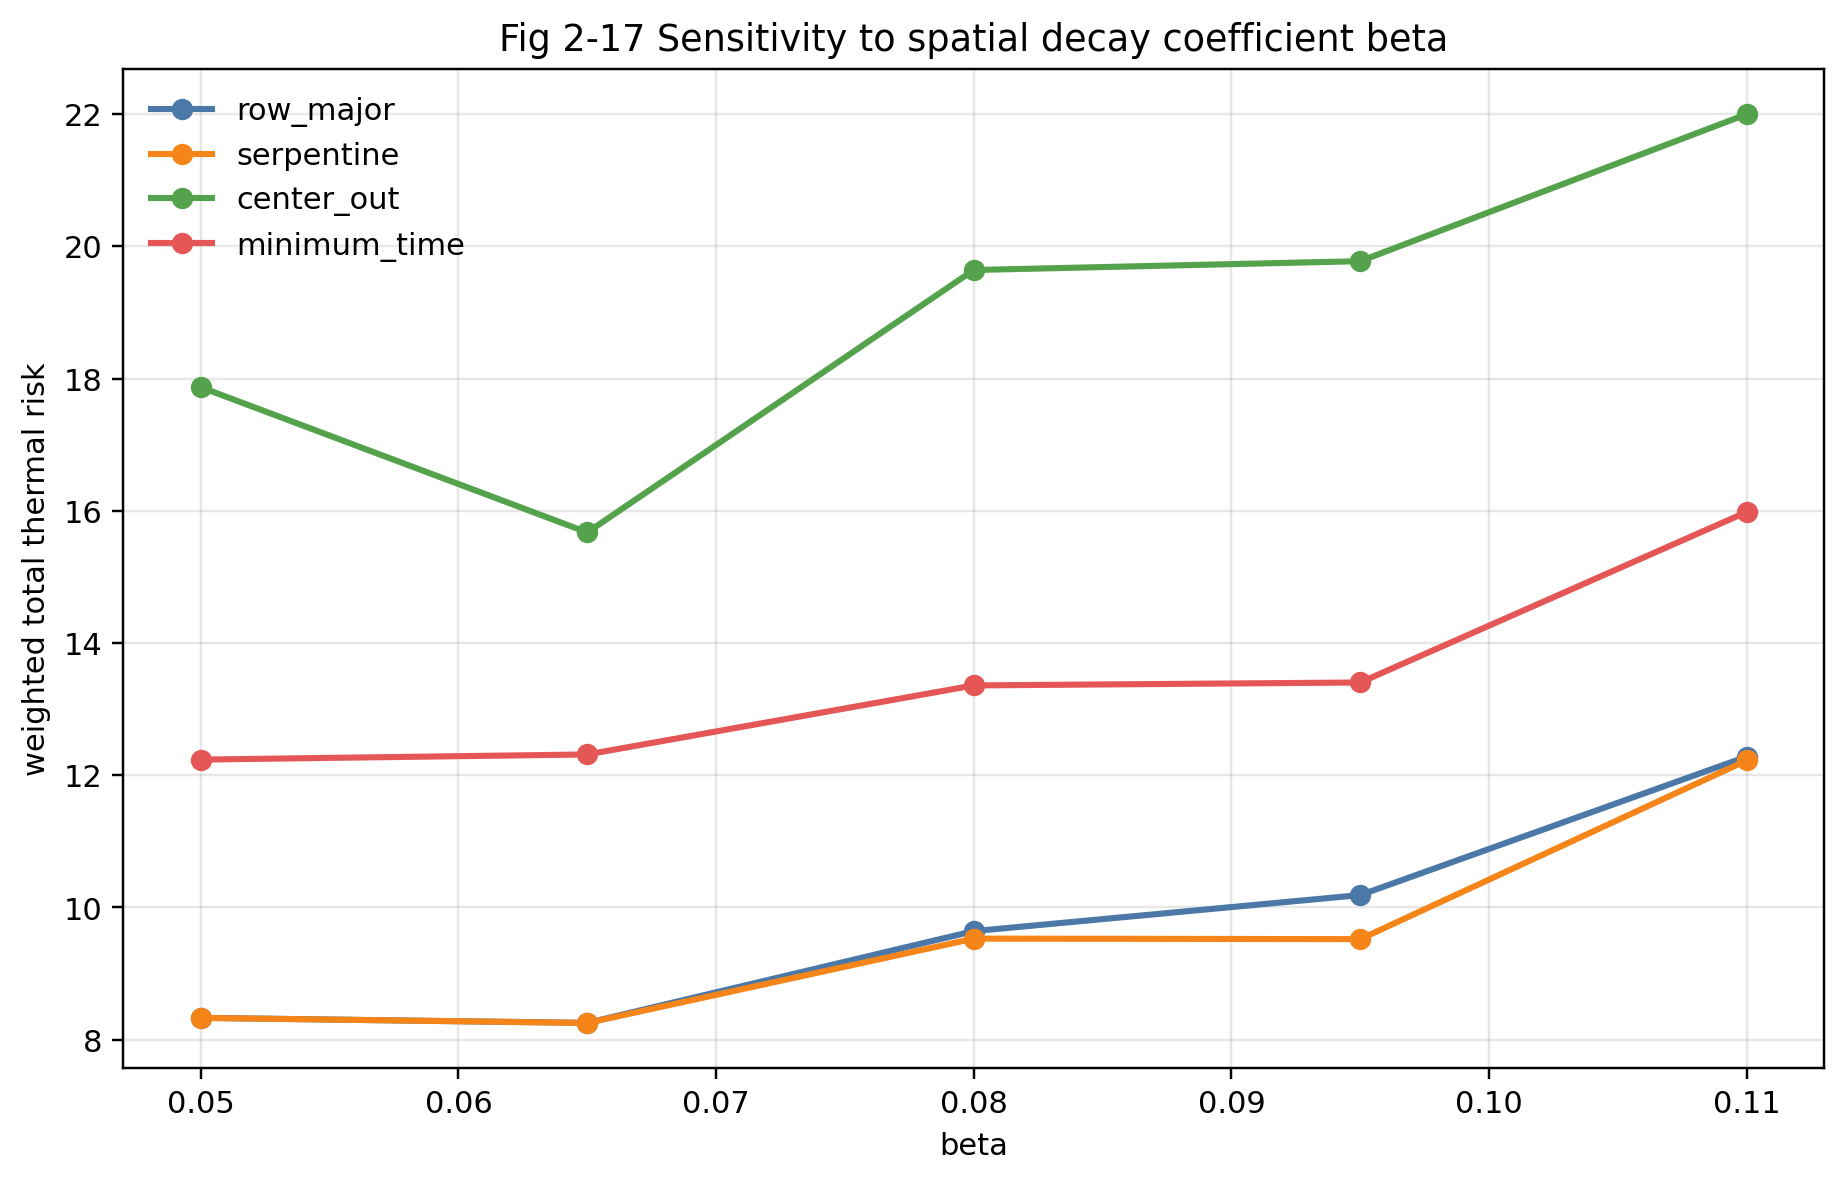

Reproduce this figure in Python.
from __future__ import annotations

import csv
import sys
from pathlib import Path

import matplotlib.pyplot as plt

COMMON_DIR = Path(__file__).resolve().parents[1] / "common"
if str(COMMON_DIR) not in sys.path:
    sys.path.insert(0, str(COMMON_DIR))

from q2_visualization_common import SCHEME_COLORS, SCHEME_ORDER, save_metadata  # noqa: E402


OUTPUT_DIR = Path(__file__).resolve().parent
INPUT_CSV = (
    Path(__file__).resolve().parents[2]
    / "sensitivity_analysis"
    / "model_parameters"
    / "beta"
    / "beta_overall_summary.csv"
)


def load_rows():
    with INPUT_CSV.open("r", encoding="utf-8-sig", newline="") as f:
        return list(csv.DictReader(f))


def main() -> None:
    rows = load_rows()
    x_values = sorted({float(row["parameter_value"]) for row in rows})
    fig, ax = plt.subplots(figsize=(8.5, 5.5))
    for scheme in SCHEME_ORDER:
        ys = [
            next(float(row["weighted_sum_total_risk"]) for row in rows if row["scheme_name"] == scheme and float(row["parameter_value"]) == x)
            for x in x_values
        ]
        ax.plot(x_values, ys, marker="o", linewidth=2, color=SCHEME_COLORS[scheme], label=scheme)
    ax.set_title("Fig 2-17 Sensitivity to spatial decay coefficient beta")
    ax.set_xlabel("beta")
    ax.set_ylabel("weighted total thermal risk")
    ax.grid(alpha=0.3)
    ax.legend(frameon=False)
    output_path = OUTPUT_DIR / "fig2_17_beta_sensitivity.png"
    fig.tight_layout()
    fig.savefig(output_path, dpi=220, bbox_inches="tight")
    plt.close(fig)
    save_metadata(OUTPUT_DIR / "fig2_17_beta_sensitivity.json", {"figure_id": "fig2_17", "input_csv": str(INPUT_CSV), "output_image": str(output_path)})
    print(f"Wrote {output_path}")


if __name__ == "__main__":
    main()
